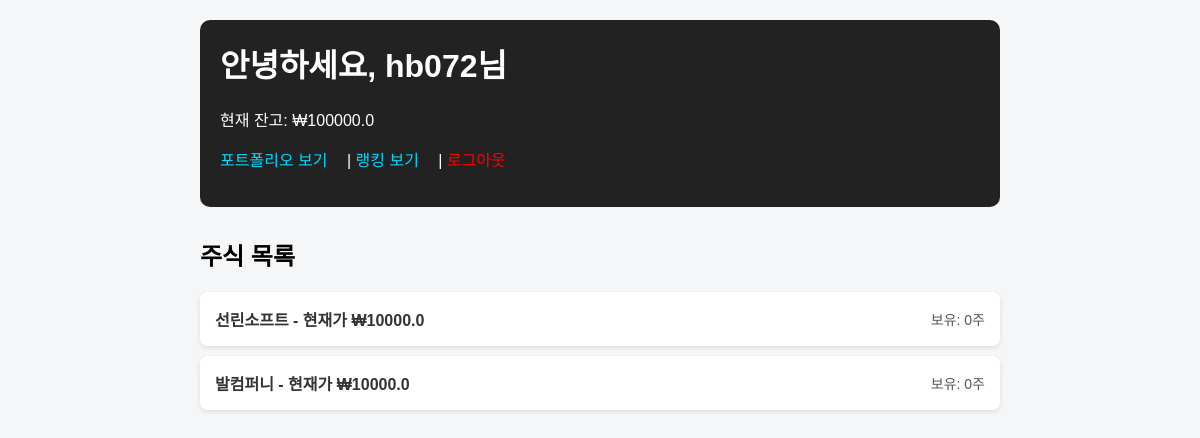
Before: / (signed in) with the older database file.
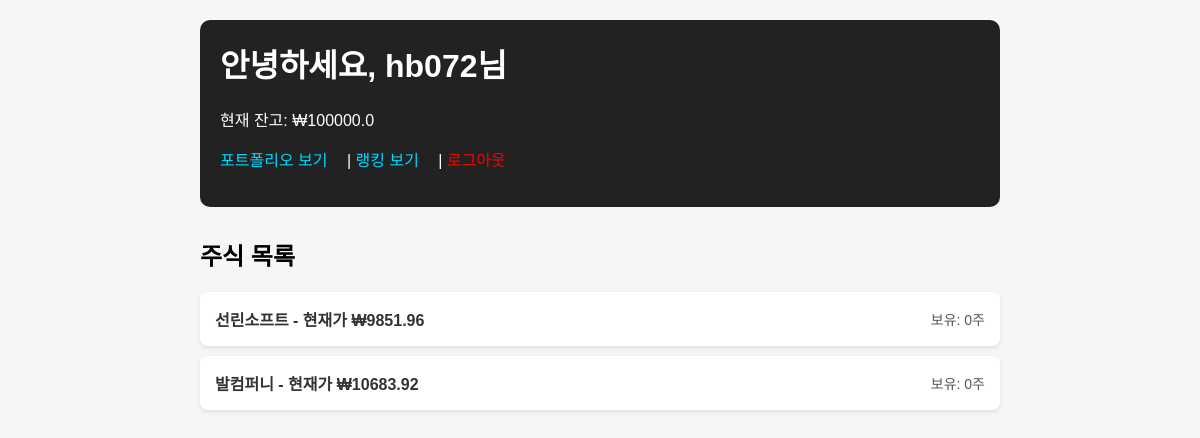
After: the same page with the newer database file.
### simulator/models.py (models this page shows, shortened)
class Stock(models.Model):
    name = models.CharField(max_length=100)
    price = models.FloatField()

### simulator/views.py (the view)
# urls.py: path('', views.main, name='main'),
@login_required
def main(request):
    stocks = Stock.objects.all()
    account,created = Account.objects.get_or_create(user=request.user)
    return render(request, 'simulator/main.html', {
        'stocks': stocks,
        'balance': round(account.balance,2),
    })

### simulator/templates/simulator/main.html (shortened to what this page needs)
{% load static %}
<!DOCTYPE html>
<html>
<head>
    <link rel="stylesheet" href="{% static 'simulator/css/main.css' %}">
</head>
<body>
    <div class="container">
        <header>
            <h1>안녕하세요, {{ user.username }}님</h1>
            <p>현재 잔고: ₩{{ balance }}</p>
            <p>
            <a href="{% url 'portfolio' user.id %}">포트폴리오 보기</a> |
            <a href="{% url 'ranking' %}">랭킹 보기</a> |
            <a href="{% url 'users:logout' %}" style="color: red;">로그아웃</a>
    </p>
        </header>
        <section class="stock-section">
            <h2>주식 목록</h2>
            <ul class="stock-list">
                {% for stock in stocks %}
                <li class="stock-item">
                    <a href="{% url 'stock_main' stock.id %}">
                        <strong>{{ stock.name }}</strong> - 현재가 ₩{{ stock.price }}
                    </a>
                    <span class="owning">보유:
                        {% for p in user.portfolio_set.all %}
                            {% if p.stock.id == stock.id %}{{ p.quantity }}주{% endif %}
                        {% endfor %}
                    </span>
                </li>
                {% empty %}
                <li>등록된 주식이 없습니다.</li>
                {% endfor %}
            </ul>
        </section>
    </div>
</body>
</html>

Changed rows visible on the page:
changed Stock "선린소프트": price "10000.0" → "9851.96"
changed Stock "발컴퍼니": price "10000.0" → "10683.92"
